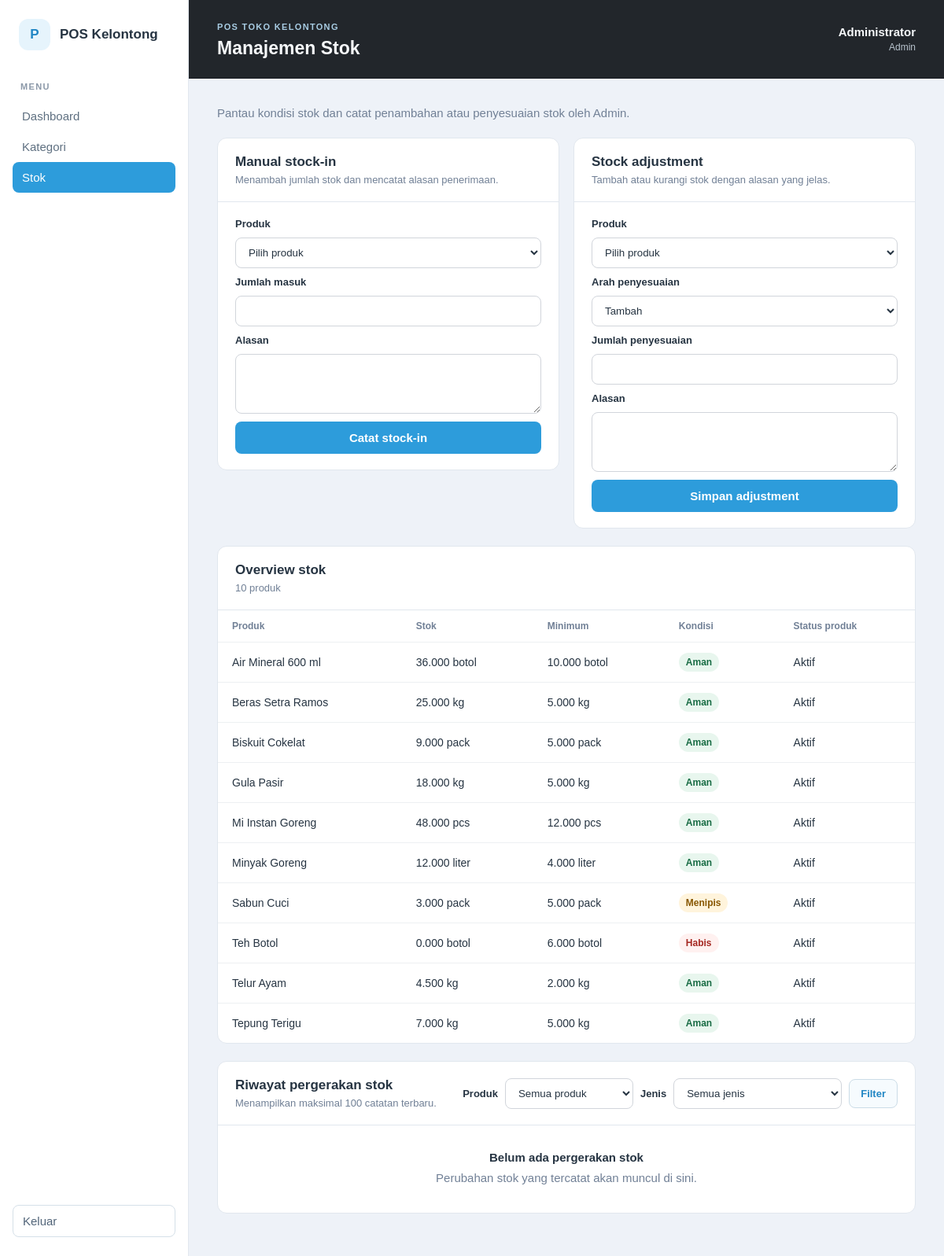
/admin/stock.php (signed in), run on the app's committed database.
### tables this page shows
CREATE TABLE users (
        id BIGINT UNSIGNED NOT NULL AUTO_INCREMENT,
        full_name VARCHAR(100) NOT NULL,
        username VARCHAR(50) NOT NULL,
        password_hash VARCHAR(255) NOT NULL,
        role ENUM('admin', 'cashier', 'supplier') NOT NULL,
        status ENUM('active', 'inactive') NOT NULL DEFAULT 'active',
        created_at DATETIME NOT NULL DEFAULT CURRENT_TIMESTAMP,
        updated_at DATETIME NOT NULL DEFAULT CURRENT_TIMESTAMP ON UPDATE CURRENT_TIMESTAMP,
        PRIMARY KEY (id),
        UNIQUE KEY uq_users_username (username),
        KEY idx_users_role_status (role, status)
    );

CREATE TABLE products (
        id BIGINT UNSIGNED NOT NULL AUTO_INCREMENT,
        category_id BIGINT UNSIGNED NOT NULL,
        name VARCHAR(120) NOT NULL,
        purchase_price DECIMAL(12,2) NOT NULL DEFAULT 0.00,
        selling_price DECIMAL(12,2) NOT NULL,
        discount_percent DECIMAL(5,2) NOT NULL DEFAULT 0.00,
        stock DECIMAL(12,3) NOT NULL DEFAULT 0.000,
        minimum_stock DECIMAL(12,3) NOT NULL DEFAULT 0.000,
        unit VARCHAR(20) NOT NULL,
        status ENUM('active', 'inactive') NOT NULL DEFAULT 'active',
        created_at DATETIME NOT NULL DEFAULT CURRENT_TIMESTAMP,
        updated_at DATETIME NOT NULL DEFAULT CURRENT_TIMESTAMP ON UPDATE CURRENT_TIMESTAMP,
        PRIMARY KEY (id),
        KEY idx_products_category_status (category_id, status),
        KEY idx_products_name (name),
        KEY idx_products_stock_status (status, stock, minimum_stock),
        CONSTRAINT chk_products_purchase_price CHECK (purchase_price >= 0),
        CONSTRAINT chk_products_selling_price CHECK (selling_price >= 0),
        CONSTRAINT chk_products_discount CHECK (discount_percent >= 0 AND discount_percent <= 100),
        CONSTRAINT chk_products_stock CHECK (stock >= 0),
        CONSTRAINT chk_products_minimum_stock CHECK (minimum_stock >= 0),
        CONSTRAINT fk_products_category
            FOREIGN KEY (category_id) REFERENCES categories (id)
            ON UPDATE CASCADE ON DELETE RESTRICT
    );

### includes/functions.php (called while the page is built, shortened)
<?php
function escape_html(?string $value): string
{
    return htmlspecialchars($value ?? '', ENT_QUOTES | ENT_SUBSTITUTE, 'UTF-8');
}
function app_base_path(): string
{
    $scriptDirectory = str_replace('\\', '/', dirname($_SERVER['SCRIPT_NAME'] ?? '/'));
    $scriptDirectory = rtrim($scriptDirectory, '/');
    if (preg_match('~/(admin|cashier|supplier)$~', $scriptDirectory) === 1) {
        $scriptDirectory = rtrim(dirname($scriptDirectory), '/');
    }
    return $scriptDirectory === '' ? '' : $scriptDirectory;
}
function app_url(string $path = ''): string
{
    $basePath = app_base_path();
    $path = ltrim($path, '/');
    return ($basePath === '' ? '' : $basePath) . '/' . $path;
}

### includes/auth.php (called while the page is built, shortened)
<?php
function current_user(): ?array
{
    $user = $_SESSION['user'] ?? null;
    $validRoles = ['admin', 'cashier', 'supplier'];
    return $user;
}
function session_account_is_active(PDO $pdo, array $user): bool
{
    $statement = $pdo->prepare(
        'SELECT role, status FROM users WHERE id = :id LIMIT 1'
    );
    $statement->execute(['id' => $user['id']]);
    $account = $statement->fetch();
    return $account !== false
        && $account['status'] === 'active'
        && $account['role'] === $user['role'];
}
function require_login(): void
{
    $user = current_user();
    require_once __DIR__ . '/../config/database.php';
    try {
        $accountIsActive = session_account_is_active(database_connection(), $user);
    } catch (PDOException $exception) {
        error_log('Session account verification error: ' . $exception->getMessage());
        http_response_code(503);
        exit('Session tidak dapat diverifikasi saat ini. Silakan coba lagi nanti.');
    }
}
function require_role(string ...$allowedRoles): void
{
    require_login();
}

### config/database.php (called while the page is built, shortened)
<?php
function database_connection(): PDO
{
    static $pdo = null;
    if ($pdo instanceof PDO) {
        return $pdo;
    }
    $host = getenv('POS_DB_HOST') ?: '127.0.0.1';
    $database = getenv('POS_DB_NAME') ?: 'pos_kelontong';
    $username = getenv('POS_DB_USER') ?: 'dbadmin';
    $password = getenv('POS_DB_PASSWORD') ?: 'PasswordKuat123!';
    $dsn = "mysql:host={$host};dbname={$database};charset=utf8mb4";
    $pdo = new PDO($dsn, $username, $password, [
        PDO::ATTR_ERRMODE => PDO::ERRMODE_EXCEPTION,
        PDO::ATTR_DEFAULT_FETCH_MODE => PDO::FETCH_ASSOC,
        PDO::ATTR_EMULATE_PREPARES => false,
    ]);
    return $pdo;
}

### admin/stock.php (the view, shortened to what this page needs)
<?php
require_once __DIR__ . '/../includes/functions.php';
require_once __DIR__ . '/../includes/auth.php';
require_role('admin');
require_once __DIR__ . '/../config/database.php';
function stock_quantity_to_milli(string $value): int|false
{
    if (preg_match('/^([0-9]+)(?:\.([0-9]{1,3}))?$/D', $value, $matches) !== 1) {
        return false;
    }
    $whole = ltrim($matches[1], '0');
    $whole = $whole === '' ? '0' : $whole;
    $fraction = str_pad($matches[2] ?? '', 3, '0');
    return ((int) $whole * 1000) + (int) $fraction;
}
$pdo = database_connection();
$selectedMovementType = 'all';
$products = $pdo->query(
    'SELECT id, name, stock, minimum_stock, unit, status FROM products ORDER BY name ASC'
)->fetchAll();
$movementSql =
    'SELECT sm.id, sm.movement_type, sm.quantity_change, sm.reason, sm.created_at,
            p.name AS product_name, p.unit, u.full_name AS actor_name
     FROM stock_movements AS sm
     INNER JOIN products AS p ON p.id = sm.product_id
     INNER JOIN users AS u ON u.id = sm.actor_user_id';
$parameters = [];
$movementSql .= ' ORDER BY sm.created_at DESC, sm.id DESC LIMIT 100';
$movementStatement = $pdo->prepare($movementSql);
$movementStatement->execute($parameters);
$movements = $movementStatement->fetchAll();
$pageTitle = 'Manajemen Stok';
require __DIR__ . '/../includes/header.php';
?>
<p class="page-intro">Pantau kondisi stok dan catat penambahan atau penyesuaian stok oleh Admin.</p>
<div class="stock-panels">
    <section class="panel">
        <div class="panel-heading">
            <div><h2>Manual stock-in</h2><p>Menambah jumlah stok dan mencatat alasan penerimaan.</p></div>
        </div>
        <form method="post" action="<?= escape_html(app_url('admin/stock.php')) ?>" class="stock-form">
            <label for="stock-in-product">Produk</label>
            <select id="stock-in-product" name="product_id" required>
                <option value="">Pilih produk</option>
            </select>
            <label for="stock-in-quantity">Jumlah masuk</label>
            <input id="stock-in-quantity" name="quantity" type="number" min="0.001" step="0.001" required>
            <label for="stock-in-reason">Alasan</label>
            <textarea id="stock-in-reason" name="reason" maxlength="240" required></textarea>
            <button class="primary-button" type="submit">Catat stock-in</button>
        </form>
    </section>
    <section class="panel">
        <div class="panel-heading">
            <div><h2>Stock adjustment</h2><p>Tambah atau kurangi stok dengan alasan yang jelas.</p></div>
        </div>
        <form method="post" action="<?= escape_html(app_url('admin/stock.php')) ?>" class="stock-form">
            <label for="adjust-product">Produk</label>
            <select id="adjust-product" name="product_id" required>
                <option value="">Pilih produk</option>
            </select>
            <label for="adjust-direction">Arah penyesuaian</label>
            <select id="adjust-direction" name="direction" required>
                <option value="increase">Tambah</option>
            </select>
            <label for="adjust-quantity">Jumlah penyesuaian</label>
            <input id="adjust-quantity" name="quantity" type="number" min="0.001" step="0.001" required>
            <label for="adjust-reason">Alasan</label>
            <textarea id="adjust-reason" name="reason" maxlength="240" required></textarea>
            <button class="primary-button" type="submit">Simpan adjustment</button>
        </form>
    </section>
</div>
<section class="panel stock-overview-panel">
    <div class="panel-heading"><div><h2>Overview stok</h2><p><?= number_format(count($products)) ?> produk</p></div></div>
    <?php if ($products === []): ?>
        <div class="empty-state"><strong>Belum ada produk</strong><p>Produk akan muncul di sini setelah dibuat oleh Admin.</p></div>
    <?php else: ?>
        <div class="table-wrap">
            <table>
                <thead><tr><th>Produk</th><th>Stok</th><th>Minimum</th><th>Kondisi</th><th>Status produk</th></tr></thead>
                <tbody>
                <?php foreach ($products as $product): ?>
                    <?php
                    $stockMilli = stock_quantity_to_milli((string) $product['stock']);
                    $minimumMilli = stock_quantity_to_milli((string) $product['minimum_stock']);
                    $stockCondition = $stockMilli === 0 ? 'Habis' : ($stockMilli <= $minimumMilli ? 'Menipis' : 'Aman');
                    $conditionClass = $stockCondition === 'Aman' ? 'stock-safe' : ($stockCondition === 'Menipis' ? 'stock-low' : 'stock-empty');
                    ?>
                    <tr>
                        <td><?= escape_html($product['name']) ?></td>
                        <td><?= escape_html((string) $product['stock']) ?> <?= escape_html($product['unit']) ?></td>
                        <td><?= escape_html((string) $product['minimum_stock']) ?> <?= escape_html($product['unit']) ?></td>
                        <td><span class="stock-condition <?= $conditionClass ?>"><?= escape_html($stockCondition) ?></span></td>
                        <td><?= $product['status'] === 'active' ? 'Aktif' : 'Nonaktif' ?></td>
                    </tr>
                <?php endforeach; ?>
                </tbody>
            </table>
        </div>
    <?php endif; ?>
</section>
<section class="panel stock-history-panel">
    <div class="panel-heading stock-history-heading">
        <div><h2>Riwayat pergerakan stok</h2><p>Menampilkan maksimal 100 catatan terbaru.</p></div>
        <form method="get" action="<?= escape_html(app_url('admin/stock.php')) ?>" class="stock-filter-form">
            <label for="filter-product">Produk</label>
            <select id="filter-product" name="product_id">
                <option value="">Semua produk</option>
            </select>
            <label for="filter-type">Jenis</label>
            <select id="filter-type" name="movement_type">
                <option value="all" <?= $selectedMovementType === 'all' ? 'selected' : '' ?>>Semua jenis</option>
            </select>
            <button class="secondary-button" type="submit">Filter</button>
        </form>
    </div>
    <?php if ($movements === []): ?>
        <div class="empty-state"><strong>Belum ada pergerakan stok</strong><p>Perubahan stok yang tercatat akan muncul di sini.</p></div>
    <?php endif; ?>
</section>
<?php require __DIR__ . '/../includes/footer.php'; ?>

### includes/header.php (shortened to what this page needs)
<?php
$pageTitle = $pageTitle ?? 'POS Toko Kelontong';
$user = current_user();
?>
<!doctype html>
<html lang="id">
<head>
    <link rel="stylesheet" href="<?= escape_html(app_url('assets/css/style.css')) ?>">
</head>
<body>
<div class="app-shell">
    <?php require __DIR__ . '/sidebar.php'; ?>
    <main class="main-content">
        <header class="topbar">
            <div>
                <span class="eyebrow">POS TOKO KELONTONG</span>
                <h1><?= escape_html($pageTitle) ?></h1>
            </div>
            <?php if ($user !== null): ?>
                <div class="user-summary">
                    <span><?= escape_html($user['full_name']) ?></span>
                    <span class="role-label"><?= escape_html(ucfirst($user['role'])) ?></span>
                </div>
            <?php endif; ?>
        </header>
        <section class="page-content">

### assets/css/style.css (style rules this page uses)
:root { --ink: #263442; --muted: #718096; --line: #e1e7ee; --surface: #ffffff; --background: #eef2f8; --primary: #2d9cdb; --primary-dark: #2186c4; --danger-bg: #fff1f0; --danger: #a52822; }
* { box-sizing: border-box; }
body { margin: 0; background: var(--background); color: var(--ink); font-family: Arial, Helvetica, sans-serif; font-size: 15px; }
button, input { font: inherit; }
.app-shell { min-height: 100vh; display: flex; }
.nav-caption, .eyebrow { color: #8b98a8; font-size: 11px; font-weight: 700; letter-spacing: .12em; }
.main-content { flex: 1; min-width: 0; }
.topbar { min-height: 100px; display: flex; align-items: center; justify-content: space-between; gap: 20px; padding: 20px 36px; border-bottom: 1px solid #171a1f; background: #22262b; color: #f7f9fb; }
.topbar .eyebrow { color: #a8cce3; }
.topbar h1 { margin: 7px 0 0; font-size: 23px; }
.user-summary { display: grid; gap: 4px; text-align: right; font-weight: 700; }
.role-label { color: #bac5cf; font-size: 12px; font-weight: 400; }
.page-content { padding: 32px 36px; }
.primary-button { padding: 12px 16px; border: 0; border-radius: 8px; background: var(--primary); color: #fff; font-weight: 700; cursor: pointer; }
.page-intro { margin: 0 0 20px; color: var(--muted); line-height: 1.55; }
.panel { min-width: 0; border: 1px solid var(--line); border-radius: 12px; background: var(--surface); }
.panel-heading { display: flex; align-items: center; justify-content: space-between; gap: 16px; padding: 20px 22px; border-bottom: 1px solid var(--line); }
.panel-heading h2 { margin: 0 0 5px; font-size: 17px; }
.panel-heading p { margin: 0; color: var(--muted); font-size: 13px; }
.empty-state { padding: 32px 22px; color: var(--muted); text-align: center; }
.empty-state strong { display: block; margin-bottom: 6px; color: var(--ink); }
.empty-state p { margin: 0; line-height: 1.55; }
.table-wrap { overflow-x: auto; }
table { width: 100%; border-collapse: collapse; text-align: left; }
th, td { padding: 13px 18px; border-bottom: 1px solid #edf0f2; white-space: nowrap; }
th { color: var(--muted); font-size: 12px; font-weight: 700; }
td { font-size: 14px; }
tbody tr:last-child td { border-bottom: 0; }
.stock-panels { display: grid; grid-template-columns: repeat(2, minmax(0, 1fr)); gap: 18px; align-items: start; margin-bottom: 22px; }
.stock-form { display: grid; gap: 10px; padding: 20px 22px; }
.stock-form label, .stock-filter-form label { color: var(--ink); font-size: 13px; font-weight: 700; }
.stock-form input, .stock-form select, .stock-form textarea, .stock-filter-form input, .stock-filter-form select { width: 100%; padding: 10px 12px; border: 1px solid #d1d5db; border-radius: 8px; background: #fff; color: var(--ink); }
.stock-form textarea { min-height: 76px; resize: vertical; }
.stock-overview-panel, .stock-history-panel { margin-bottom: 22px; }
.stock-condition, .status-badge { display: inline-block; padding: 5px 9px; border-radius: 999px; font-size: 12px; font-weight: 700; }
.stock-safe, .status-active { background: #e8f6ee; color: #176b43; }
.stock-low { background: #fff4dc; color: #875600; }
.stock-empty, .status-inactive { background: #fff1f0; color: #a52822; }
.stock-filter-form { display: flex; flex-wrap: wrap; align-items: center; gap: 9px; }
.stock-filter-form select { width: auto; min-width: 130px; }
.secondary-button { padding: 10px 14px; border: 1px solid #cbdce7; border-radius: 8px; background: #f6fbfe; color: var(--primary-dark); font-size: 13px; font-weight: 700; cursor: pointer; }

### data on the page
users: role "Admin"
products: name "Air Mineral 600 ml", stock "36.000", unit "botol", minimum_stock "10.000", escape_html($stockCondition) "Aman", status "Aktif"
products: name "Beras Setra Ramos", stock "25.000", unit "kg", minimum_stock "5.000", escape_html($stockCondition) "Aman", status "Aktif"
products: name "Biskuit Cokelat", stock "9.000", unit "pack", minimum_stock "5.000", escape_html($stockCondition) "Aman", status "Aktif"
products: name "Gula Pasir", stock "18.000", unit "kg", minimum_stock "5.000", escape_html($stockCondition) "Aman", status "Aktif"
products: name "Mi Instan Goreng", stock "48.000", unit "pcs", minimum_stock "12.000", escape_html($stockCondition) "Aman", status "Aktif"
products: name "Minyak Goreng", stock "12.000", unit "liter", minimum_stock "4.000", escape_html($stockCondition) "Aman", status "Aktif"
products: name "Sabun Cuci", stock "3.000", unit "pack", minimum_stock "5.000", escape_html($stockCondition) "Menipis", status "Aktif"
products: name "Teh Botol", stock "0.000", unit "botol", minimum_stock "6.000", stock "Habis", status "Aktif"
products: name "Telur Ayam", stock "4.500", unit "kg", minimum_stock "2.000", escape_html($stockCondition) "Aman", status "Aktif"
products: name "Tepung Terigu", stock "7.000", unit "kg", minimum_stock "5.000", escape_html($stockCondition) "Aman", status "Aktif"

### other printed values
escape_html($pageTitle) "Manajemen Stok"
escape_html($user['full_name']) "Administrator"
count($products) "10"
